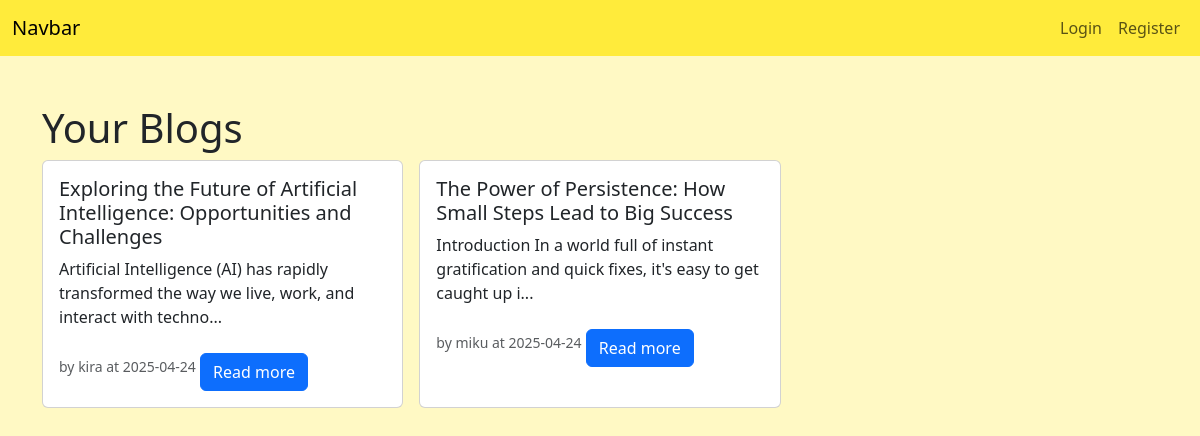
The page / on the database its author committed.
### app.py (models this page shows)
class Blog(db.Model):
    id = db.Column(db.Integer, primary_key=True, nullable=False)
    title = db.Column(db.String(100), nullable=False)
    description = db.Column(db.Text, nullable=False)
    created_at = db.Column(db.DateTime, default=datetime.utcnow)
    author = db.Column(db.String(100), nullable=False)

### app.py (the view)
@app.route('/')
def home():
    all_blogs = Blog.query.all()
    return render_template("index.html", all_blogs=all_blogs)

### templates/index.html (shortened to what this page needs)
{% extends "base.html" %}
{% block content %}
<div class="container my-5">
    {% if all_blogs %}
        <h1>Your Blogs</h1>
        <div class="row g-3">
            {% for blog in all_blogs %}
            <div class="col-md-4">
                <div class="card h-100">
                    <div class="card-body">
                        <h5 class="card-title">{{ blog.title }}</h5>
                        {% if blog.description|length > 100 %}
                            <p class="card-text">{{ blog.description[:100] }}...</p>
                        {% else %}
                            <p class="card-text">{{ blog.description }}</p>
                        {% endif %}
                        <small class="text-muted">by {{ blog.author }} at {{ blog.created_at.strftime("%Y-%m-%d") }}</small>
                        <a href="{{ url_for('view_blog', id=blog.id) }}" class="btn btn-primary mt-2">Read more</a>
                    </div>
                </div>
            </div>
            {% endfor %}
        </div>
    {% else %}
        <h3>No Blogs available</h3>
    {% endif %}
</div>
{% endblock %}

### templates/base.html (shortened to what this page needs)
<!doctype html>
<html lang="en">
  <head>
    <link href="https://cdn.jsdelivr.net/npm/bootstrap@5.3.5/dist/css/bootstrap.min.css" rel="stylesheet">
  </head>
  <body class= "bg-light-yellow" >
    <nav class="navbar navbar-expand-lg bg-secondary-custom">
        <div class="container-fluid">
          <a class="navbar-brand" href="/">Navbar</a>
          <div class="navbar-nav">
            {% if not 'user' in session %}
            <a href="/login" class="nav-link">Login</a>
            <a href="/register" class="nav-link">Register</a>
            {% else %}
             <a href="/create-blog" class="nav-link">Create Blog</a>
            <a href="/logout" class="nav-link">Logout</a>
            {% endif %}
          </div>
        </div>
    </nav>
    {% block content %}{% endblock %}
  </body>
</html>

### templates/base.html (style rules this page uses)
:root { --primary-color: #2196f3; --secondary-color: #ffeb3b; --light-yellow: #fff9c4; --text-color: #212121; }
.bg-secondary-custom { background-color: var(--secondary-color) !important; }
.bg-light-yellow { background-color: var(--light-yellow) !important; }

### rows shown on the page
Blog: title "Exploring the Future of Artificial Intelligence: Opportunities and Challenges", description "Artificial Intelligence (AI) has rapidly transformed the way we live, work, and interact with techno", author "kira", created_at "2025-04-24"
Blog: title "The Power of Persistence: How Small Steps Lead to Big Success", description "Introduction In a world full of instant gratification and quick fixes, it's easy to get caught up i", author "miku", created_at "2025-04-24"
